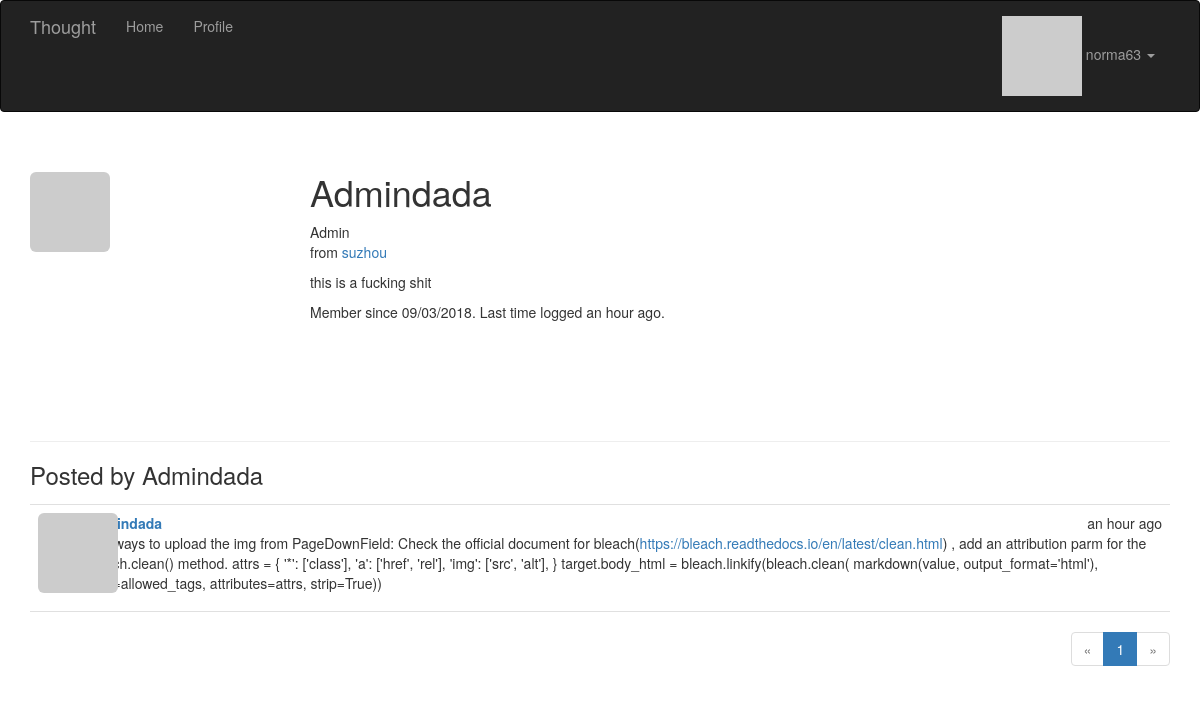
/user/Admindada (signed in), run on the app's committed database.
### app/models.py (models this page shows, shortened)
class User(UserMixin, db.Model):
    __tablename__ = 'users'
    id = db.Column(db.Integer, primary_key=True)
    email = db.Column(db.String(64), unique=True, index=True)
    username = db.Column(db.String(64), unique=True, index=True)
    password_hash = db.Column(db.String(128))
    role_id = db.Column(db.Integer, db.ForeignKey('roles.id'))
    confirmed = db.Column(db.Boolean, default=False)
    name = db.Column(db.String(64))
    location = db.Column(db.String(64))
    about_me = db.Column(db.Text())
    member_since = db.Column(db.DateTime(), default=datetime.utcnow)
    last_seen = db.Column(db.DateTime(), default=datetime.utcnow)
    avatar_hash = db.Column(db.String(32))
    posts = db.relationship('Post', backref='author', lazy='dynamic')
    @property
    def password(self):
        raise AttributeError('password is not a readable attribute')
    @login_manager.user_loader
    def load_user(user_id):
        return User.query.get(int(user_id))
    def can(self, perm):
        return self.role is not None and self.role.has_permission(perm)
    def is_administrator(self):
        return self.can(Permission.ADMIN)
    def ping(self):
        self.last_seen = datetime.utcnow()
        db.session.add(self)
    def gravatar_hash(self):
        return hashlib.md5(self.email.lower().encode('utf-8')).hexdigest()
    def gravatar(self, size=100, default='identicon', rating='g'):
        url = 'https://secure.gravatar.com/avatar'
        hash = self.avatar_hash or self.gravatar_hash()
        return '{url}/{hash}?s={size}&d={default}&r={rating}'.format(
            url=url, hash=hash, size=size, default=default, rating=rating)

class Post(db.Model):
    __tablename__ = 'posts'
    id = db.Column(db.Integer, primary_key=True)
    body = db.Column(db.Text)
    timestamp = db.Column(db.DateTime, index=True, default=datetime.utcnow)
    author_id = db.Column(db.Integer, db.ForeignKey('users.id'))
    body_html = db.Column(db.Text)

### app/main/views.py (the view)
@main.route('/user/<username>')
def user(username):
    user = User.query.filter_by(username=username).first_or_404()
    page = request.args.get('page', 1, type=int)
    pagination = user.posts.order_by(Post.timestamp.desc()).paginate(
        page, per_page=current_app.config['FLASKY_POSTS_PER_PAGE'],
        error_out=False)
    posts = pagination.items
    return render_template('user.html', user=user, posts=posts, pagination=pagination)

### app/auth/views.py (called while the page is built)
@auth.before_app_request
def before_request():
    if current_user.is_authenticated:
        current_user.ping()
        if not current_user.confirmed \
                and request.blueprint != 'auth' \
                and request.endpoint != 'static':
            return redirect(url_for('auth.unconfirmed'))

### app/main/__init__.py (called while the page is built)
@main.app_context_processor
def inject_permissions():
    return dict(Permission=Permission)

### app/models.py (called while the page is built)
    def has_permission(self, perm):
        return self.permissions & perm == perm

### app/templates/user.html (shortened to what this page needs)
{% extends "base.html" %}
{% import "bootstrap/wtf.html" as wtf %}
{% import "_macros.html" as macros %}
{% block page_content %}
    <div class="page-header">
        <img class="img-rounded profile-thumbnail" src="{{ user.gravatar(size=230) }}">
        <div class="profile-header">
            <h1>{{ user.username }}</h1>
            {% if user.name or user.location %}
                <p>
                    {% if user.name %}{{ user.name }}<br>{% endif %}
                    {% if user.location %}
                        from <a href="http://map.baidu.com/">{{ user.location }}</a><br>
                    {% endif %}
                </p>
            {% endif %}
            {% if user.about_me %}<p>{{ user.about_me }}</p>{% endif %}
            <p>
                Member since {{ moment(user.member_since).format('L') }}.
                Last time logged {{ moment(user.last_seen).fromNow() }}.
            </p>
        </div>
    </div>
    <h3>Posted by {{ user.username }}</h3>
     {% include '_posts.html' %}
     <div class="pagination">
        {{ macros.pagination_widget(pagination, '.user',username=user.username) }}
    </div>
{% endblock %}

### app/templates/base.html (shortened to what this page needs)
{% extends "bootstrap/base.html" %}
{% block head %}
    {{ super() }}
    <link rel="stylesheet" type="text/css" href="{{ url_for('static', filename='styles.css') }}">
{% endblock %}
{% block navbar %}
    <div class="navbar navbar-inverse" role="navigation">
        <div class="container">
            <div class="navbar-header">
                <a class="navbar-brand" href="{{ url_for('main.index') }}">Thought</a>
            </div>
            <div class="navbar-collapse collapse">
                <ul class="nav navbar-nav">
                    <li><a href="{{ url_for('main.index') }}">Home</a></li>
                    {% if current_user.is_authenticated %}
                        <li><a href="{{ url_for('main.user', username=current_user.username) }}">Profile</a></li>
                    {% endif %}
                </ul>
                <ul class="nav navbar-nav navbar-right">
                    {% if current_user.is_authenticated %}
                        <li class="dropdown">
                            <a href="#" class="dropdown-toggle" data-toggle="dropdown">
                                <img src="{{ current_user.gravatar(size=18) }}">
                                {{current_user.username}} <b class="caret"></b>
                            </a>
                        </li>
                    {% else %}
                        <li><a href="{{ url_for('auth.login') }}">Log In</a></li>
                    {% endif %}
                </ul>
            </div>
        </div>
    </div>
{% endblock %}
{% block content %}
    <div class="container">
        {% block page_content %}{% endblock %}
    </div>
{% endblock %}

### app/templates/_posts.html
<ul class="posts">
    {% for post in posts %}
        <li class="post">
            <div class="profile-thumbnail">
                <a href="{{ url_for('.user', username=post.author.username) }}">
                    <img class="img-rounded profile-thumbnail"
                    src="{{ post.author.gravatar(size=40) }}">
                </a>
            </div>
            <div class="post-content">
                <div class="post-date">{{ moment(post.timestamp).fromNow() }}</div>
                <div class="post-author">
                    <a href="{{ url_for('.user', username=post.author.username) }}">
                        {{ post.author.username }}
                    </a>
                </div>
                <div class="post-body">
                    {% if post.body_html %}
                        {{ post.body_html | safe}}
                    {% else %}
                        {{ post.body }}
                    {% endif %}
                </div>
            </div>
        </li>
    {% endfor %}
</ul>

### app/static/styles.css (style rules this page uses)
.profile-thumbnail { position: absolute; }
.profile-header { min-height: 260px; margin-left: 280px; }
ul.posts { list-style-type: none; padding: 0px; margin: 16px 0px 0px 0px; border-top: 1px solid #e0e0e0; }
ul.posts li.post { padding: 8px; border-bottom: 1px solid #e0e0e0; }
div.post-date { float: right; }
div.post-author { font-weight: bold; }
div.post-content { margin-left: 48px; min-height: 48px; }
div.pagination { width: 100%; text-align: right; padding: 0px; margin: 0px; }

### data on the page
User: username "norma63"
User: username "Admindada", name "Admin", location "suzhou", about_me "this is a fucking shit", member_since "09/03/2018", last_seen "an hour ago"
Post: timestamp "an hour ago", author.username "Admindada", body_html "The ways to upload the img from PageDownField: Check the official document for bleach( https://bleach.readthedocs.io/en/latest/clean.html ) , add an attribution parm for the bleach.clean() method. attrs = { '*': ['class'], 'a': ['href', 'rel'], 'img': ['src', 'alt'], } target.body_html = bleach.linkify(bleach.clean( markdown(value, output_format='html'), tags=allowed_tags, attributes=attrs, strip=True))"

### other printed values
{{ p }} "1"
